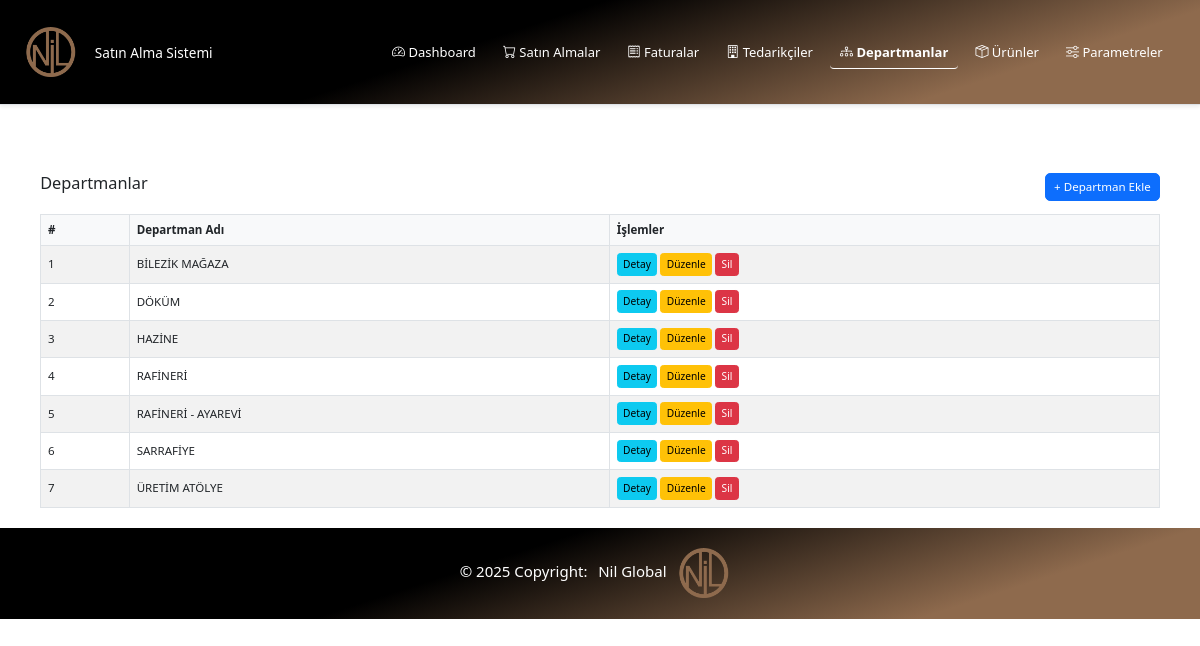
The page /departmanlar/ on the database its author committed.
### departmanlar/models.py (models this page shows, shortened)
class Departman(models.Model):
    ad = models.CharField(max_length=255, verbose_name="Departman Adı")
    sira = models.PositiveIntegerField(default=0, verbose_name="Sıra")
    created_at = models.DateTimeField(auto_now_add=True)
    updated_at = models.DateTimeField(auto_now=True)
    class Meta:
        verbose_name = "Departman"
        verbose_name_plural = "Departmanlar"
        ordering = ['ad']

### departmanlar/views.py (the view)
# urls.py: path('', views.departman_listesi, name='departman_listesi'),
def departman_listesi(request):
    departmanlar = Departman.objects.all()
    return render(request, 'departmanlar/departman_listesi.html', {'departmanlar': departmanlar})

### departmanlar/templates/departmanlar/departman_listesi.html (shortened to what this page needs)
{% extends 'base.html' %}
{% block content %}
<div class="container mt-4">
    <div class="d-flex justify-content-between align-items-center mb-3">
        <h2>Departmanlar</h2>
        <a href="{% url 'departmanlar:departman_ekle' %}" class="btn btn-primary">+ Departman Ekle</a>
    </div>
    <table class="table table-striped table-bordered">
        <thead>
            <tr>
                <th>#</th>
                <th>Departman Adı</th>
                <th>İşlemler</th>
            </tr>
        </thead>
        <tbody>
            {% for departman in departmanlar %}
            <tr>
                <td>{{ forloop.counter }}</td>
                <td>{{ departman.ad }}</td>
                <td>
                    <a href="{% url 'departmanlar:departman_detay' departman.pk %}" class="btn btn-info btn-sm">Detay</a>
                    <a href="{% url 'departmanlar:departman_duzenle' departman.pk %}" class="btn btn-warning btn-sm">Düzenle</a>
                    <a href="{% url 'departmanlar:departman_sil' departman.pk %}" class="btn btn-danger btn-sm">Sil</a>
                </td>
            </tr>
            {% empty %}
            <tr>
                <td colspan="4" class="text-center">Kayıtlı departman yok.</td>
            </tr>
            {% endfor %}
        </tbody>
    </table>
</div>
{% endblock %}

### static/css/style.css (style rules this page uses)
html, body { font-family: "Segoe UI", "Roboto", Arial, sans-serif; font-size: 0.85rem; line-height: 1.4; }
h2, .h2 { font-size: 1.2rem; }
.container { padding-top: 1rem; }
.table th { background-color: #f8f9fa; font-size: 0.85rem; font-weight: 600; padding: 0.5rem; }
.table td { padding: 0.5rem; vertical-align: middle; }
.btn { font-size: 0.85rem; padding: 0.3rem 0.6rem; }
.btn.btn-sm { font-size: 0.75rem; padding: 0.2rem 0.4rem; }

### rows shown on the page
Departman: ad "BİLEZİK MAĞAZA"
Departman: ad "DÖKÜM"
Departman: ad "HAZİNE"
Departman: ad "RAFİNERİ"
Departman: ad "RAFİNERİ - AYAREVİ"
Departman: ad "SARRAFİYE"
Departman: ad "ÜRETİM ATÖLYE"
